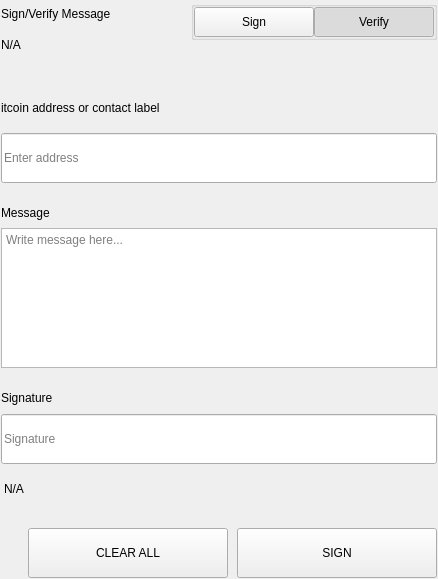
<?xml version="1.0" encoding="UTF-8"?>
<ui version="4.0">
 <class>SettingsSignMessageWidgets</class>
 <widget class="QWidget" name="SettingsSignMessageWidgets">
  <property name="geometry">
   <rect>
    <x>0</x>
    <y>0</y>
    <width>438</width>
    <height>579</height>
   </rect>
  </property>
  <property name="windowTitle">
   <string>Form</string>
  </property>
  <layout class="QVBoxLayout" name="verticalLayout">
   <property name="spacing">
    <number>0</number>
   </property>
   <property name="leftMargin">
    <number>0</number>
   </property>
   <property name="topMargin">
    <number>0</number>
   </property>
   <property name="rightMargin">
    <number>0</number>
   </property>
   <property name="bottomMargin">
    <number>0</number>
   </property>
   <item>
    <widget class="QWidget" name="left" native="true">
     <layout class="QVBoxLayout" name="verticalLayout_3">
      <property name="leftMargin">
       <number>0</number>
      </property>
      <property name="topMargin">
       <number>0</number>
      </property>
      <property name="rightMargin">
       <number>0</number>
      </property>
      <property name="bottomMargin">
       <number>0</number>
      </property>
      <item>
       <widget class="QWidget" name="container_sign" native="true">
        <layout class="QVBoxLayout" name="verticalLayout_2">
         <property name="spacing">
          <number>0</number>
         </property>
         <property name="leftMargin">
          <number>1</number>
         </property>
         <property name="topMargin">
          <number>1</number>
         </property>
         <property name="rightMargin">
          <number>1</number>
         </property>
         <property name="bottomMargin">
          <number>1</number>
         </property>
         <item>
          <layout class="QHBoxLayout" name="horizontalLayout_3" stretch="3,1">
           <property name="spacing">
            <number>40</number>
           </property>
           <item>
            <layout class="QVBoxLayout" name="verticalLayoutTitle">
             <property name="spacing">
              <number>5</number>
             </property>
             <item>
              <widget class="QLabel" name="labelTitle">
               <property name="text">
                <string>Sign/Verify Message</string>
               </property>
              </widget>
             </item>
             <item>
              <widget class="QLabel" name="labelSubtitle1">
               <property name="text">
                <string notr="true">N/A</string>
               </property>
               <property name="wordWrap">
                <bool>true</bool>
               </property>
              </widget>
             </item>
            </layout>
           </item>
           <item alignment="Qt::AlignRight|Qt::AlignTop">
            <widget class="QWidget" name="containerSwitch" native="true">
             <property name="styleSheet">
              <string notr="true">#containerSwitch{
	padding-top:9px;
}</string>
             </property>
             <layout class="QVBoxLayout" name="verticalLayout_6">
              <property name="spacing">
               <number>4</number>
              </property>
              <property name="leftMargin">
               <number>0</number>
              </property>
              <property name="topMargin">
               <number>0</number>
              </property>
              <property name="rightMargin">
               <number>0</number>
              </property>
              <property name="bottomMargin">
               <number>0</number>
              </property>
              <item alignment="Qt::AlignRight">
               <widget class="QGroupBox" name="groupBox">
                <property name="sizePolicy">
                 <sizepolicy hsizetype="Fixed" vsizetype="Preferred">
                  <horstretch>0</horstretch>
                  <verstretch>0</verstretch>
                 </sizepolicy>
                </property>
                <property name="title">
                 <string/>
                </property>
                <property name="alignment">
                 <set>Qt::AlignRight|Qt::AlignTop|Qt::AlignTrailing</set>
                </property>
                <layout class="QHBoxLayout" name="horizontalLayout_4">
                 <property name="spacing">
                  <number>0</number>
                 </property>
                 <property name="leftMargin">
                  <number>0</number>
                 </property>
                 <property name="topMargin">
                  <number>0</number>
                 </property>
                 <property name="rightMargin">
                  <number>0</number>
                 </property>
                 <property name="bottomMargin">
                  <number>0</number>
                 </property>
                 <item>
                  <widget class="QPushButton" name="pushSign">
                   <property name="minimumSize">
                    <size>
                     <width>120</width>
                     <height>30</height>
                    </size>
                   </property>
                   <property name="maximumSize">
                    <size>
                     <width>120</width>
                     <height>30</height>
                    </size>
                   </property>
                   <property name="focusPolicy">
                    <enum>Qt::NoFocus</enum>
                   </property>
                   <property name="text">
                    <string>Sign</string>
                   </property>
                   <property name="checkable">
                    <bool>true</bool>
                   </property>
                   <property name="autoExclusive">
                    <bool>true</bool>
                   </property>
                  </widget>
                 </item>
                 <item>
                  <widget class="QPushButton" name="pushVerify">
                   <property name="minimumSize">
                    <size>
                     <width>120</width>
                     <height>30</height>
                    </size>
                   </property>
                   <property name="maximumSize">
                    <size>
                     <width>120</width>
                     <height>30</height>
                    </size>
                   </property>
                   <property name="focusPolicy">
                    <enum>Qt::NoFocus</enum>
                   </property>
                   <property name="text">
                    <string>Verify</string>
                   </property>
                   <property name="checkable">
                    <bool>true</bool>
                   </property>
                   <property name="checked">
                    <bool>true</bool>
                   </property>
                   <property name="autoExclusive">
                    <bool>true</bool>
                   </property>
                  </widget>
                 </item>
                </layout>
               </widget>
              </item>
              <item alignment="Qt::AlignHCenter|Qt::AlignTop">
               <widget class="QLabel" name="labelSubtitleSwitch">
                <property name="text">
                 <string/>
                </property>
                <property name="alignment">
                 <set>Qt::AlignRight|Qt::AlignTrailing|Qt::AlignVCenter</set>
                </property>
               </widget>
              </item>
             </layout>
            </widget>
           </item>
          </layout>
         </item>
         <item>
          <spacer name="verticalSpacer_2">
           <property name="orientation">
            <enum>Qt::Vertical</enum>
           </property>
           <property name="sizeType">
            <enum>QSizePolicy::Fixed</enum>
           </property>
           <property name="sizeHint" stdset="0">
            <size>
             <width>20</width>
             <height>40</height>
            </size>
           </property>
          </spacer>
         </item>
         <item>
          <widget class="QWidget" name="containerAddress" native="true">
           <property name="sizePolicy">
            <sizepolicy hsizetype="Preferred" vsizetype="Fixed">
             <horstretch>0</horstretch>
             <verstretch>0</verstretch>
            </sizepolicy>
           </property>
           <layout class="QVBoxLayout" name="verticalLayout_5" stretch="0,0">
            <property name="spacing">
             <number>15</number>
            </property>
            <property name="leftMargin">
             <number>0</number>
            </property>
            <property name="topMargin">
             <number>0</number>
            </property>
            <property name="rightMargin">
             <number>0</number>
            </property>
            <property name="bottomMargin">
             <number>0</number>
            </property>
            <item>
             <widget class="QLabel" name="labelSubtitleAddress">
              <property name="minimumSize">
               <size>
                <width>0</width>
                <height>20</height>
               </size>
              </property>
              <property name="maximumSize">
               <size>
                <width>16777215</width>
                <height>20</height>
               </size>
              </property>
              <property name="text">
               <string>itcoin address or contact label</string>
              </property>
             </widget>
            </item>
            <item>
             <widget class="QLineEdit" name="addressIn_SM">
              <property name="minimumSize">
               <size>
                <width>0</width>
                <height>50</height>
               </size>
              </property>
              <property name="maximumSize">
               <size>
                <width>16777215</width>
                <height>50</height>
               </size>
              </property>
              <property name="placeholderText">
               <string>Enter address</string>
              </property>
             </widget>
            </item>
           </layout>
          </widget>
         </item>
         <item>
          <spacer name="verticalSpacer_3">
           <property name="orientation">
            <enum>Qt::Vertical</enum>
           </property>
           <property name="sizeType">
            <enum>QSizePolicy::Fixed</enum>
           </property>
           <property name="sizeHint" stdset="0">
            <size>
             <width>20</width>
             <height>20</height>
            </size>
           </property>
          </spacer>
         </item>
         <item>
          <layout class="QVBoxLayout" name="verticalLayout_9">
           <property name="spacing">
            <number>5</number>
           </property>
           <item>
            <widget class="QLabel" name="labelSubtitleMessage">
             <property name="minimumSize">
              <size>
               <width>0</width>
               <height>20</height>
              </size>
             </property>
             <property name="maximumSize">
              <size>
               <width>16777215</width>
               <height>20</height>
              </size>
             </property>
             <property name="text">
              <string>Message</string>
             </property>
            </widget>
           </item>
           <item>
            <widget class="QPlainTextEdit" name="messageIn_SM">
             <property name="minimumSize">
              <size>
               <width>0</width>
               <height>140</height>
              </size>
             </property>
             <property name="maximumSize">
              <size>
               <width>16777215</width>
               <height>140</height>
              </size>
             </property>
             <property name="placeholderText">
              <string>Write message here...</string>
             </property>
            </widget>
           </item>
          </layout>
         </item>
         <item>
          <spacer name="verticalSpacer_4">
           <property name="orientation">
            <enum>Qt::Vertical</enum>
           </property>
           <property name="sizeType">
            <enum>QSizePolicy::Fixed</enum>
           </property>
           <property name="sizeHint" stdset="0">
            <size>
             <width>20</width>
             <height>20</height>
            </size>
           </property>
          </spacer>
         </item>
         <item>
          <widget class="QWidget" name="widget" native="true">
           <property name="minimumSize">
            <size>
             <width>0</width>
             <height>75</height>
            </size>
           </property>
           <property name="maximumSize">
            <size>
             <width>16777215</width>
             <height>16777215</height>
            </size>
           </property>
           <layout class="QVBoxLayout" name="verticalLayout_4">
            <property name="leftMargin">
             <number>0</number>
            </property>
            <property name="topMargin">
             <number>0</number>
            </property>
            <property name="rightMargin">
             <number>0</number>
            </property>
            <property name="bottomMargin">
             <number>0</number>
            </property>
            <item>
             <widget class="QLabel" name="labelSubtitleSignature">
              <property name="minimumSize">
               <size>
                <width>0</width>
                <height>20</height>
               </size>
              </property>
              <property name="maximumSize">
               <size>
                <width>16777215</width>
                <height>20</height>
               </size>
              </property>
              <property name="text">
               <string>Signature</string>
              </property>
             </widget>
            </item>
            <item>
             <widget class="QLineEdit" name="signatureOut_SM">
              <property name="minimumSize">
               <size>
                <width>0</width>
                <height>50</height>
               </size>
              </property>
              <property name="placeholderText">
               <string>Signature</string>
              </property>
             </widget>
            </item>
           </layout>
          </widget>
         </item>
         <item>
          <widget class="QLabel" name="statusLabel_SM">
           <property name="styleSheet">
            <string notr="true">padding-top:5px;</string>
           </property>
           <property name="text">
            <string notr="true">N/A</string>
           </property>
          </widget>
         </item>
         <item>
          <spacer name="verticalSpacer">
           <property name="orientation">
            <enum>Qt::Vertical</enum>
           </property>
           <property name="sizeType">
            <enum>QSizePolicy::Fixed</enum>
           </property>
           <property name="sizeHint" stdset="0">
            <size>
             <width>20</width>
             <height>20</height>
            </size>
           </property>
          </spacer>
         </item>
         <item>
          <layout class="QHBoxLayout" name="horizontalLayout_7">
           <property name="spacing">
            <number>9</number>
           </property>
           <item>
            <spacer name="horizontalSpacer_5">
             <property name="orientation">
              <enum>Qt::Horizontal</enum>
             </property>
             <property name="sizeType">
              <enum>QSizePolicy::Expanding</enum>
             </property>
             <property name="sizeHint" stdset="0">
              <size>
               <width>40</width>
               <height>20</height>
              </size>
             </property>
            </spacer>
           </item>
           <item>
            <widget class="QPushButton" name="pushButtonClear">
             <property name="minimumSize">
              <size>
               <width>200</width>
               <height>50</height>
              </size>
             </property>
             <property name="focusPolicy">
              <enum>Qt::NoFocus</enum>
             </property>
             <property name="text">
              <string>CLEAR ALL</string>
             </property>
            </widget>
           </item>
           <item>
            <widget class="QPushButton" name="pushButtonSave">
             <property name="minimumSize">
              <size>
               <width>200</width>
               <height>50</height>
              </size>
             </property>
             <property name="maximumSize">
              <size>
               <width>200</width>
               <height>50</height>
              </size>
             </property>
             <property name="focusPolicy">
              <enum>Qt::NoFocus</enum>
             </property>
             <property name="text">
              <string>SIGN</string>
             </property>
            </widget>
           </item>
          </layout>
         </item>
        </layout>
       </widget>
      </item>
     </layout>
    </widget>
   </item>
  </layout>
 </widget>
 <resources/>
 <connections/>
</ui>
